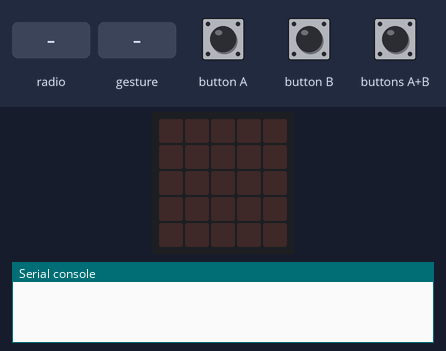
The program below on a simulated BBC micro:bit (MakeCode). Parts: the board's 5×5 LED display, the last lines printed to the serial console. Inputs (shaded band) come from the test bench. Random numbers come from a fixed seed; no radio messages arrive unless stated (any console line starting 'radio sent:' is added by the test bench); a tilt is held for 1.5 s and a shake lasts 1 s, then the board lies face up again.

Above: at 1.2 s.
1.3 s: radio message "1" arrives
At 3.1 s:
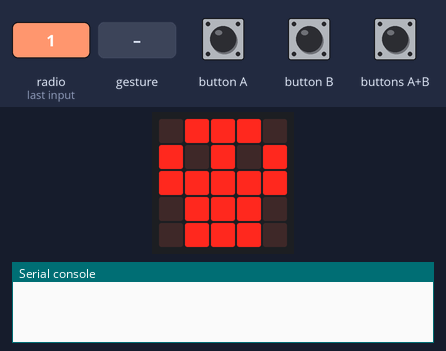
3.4 s: radio message "5" arrives
At 4.7 s:
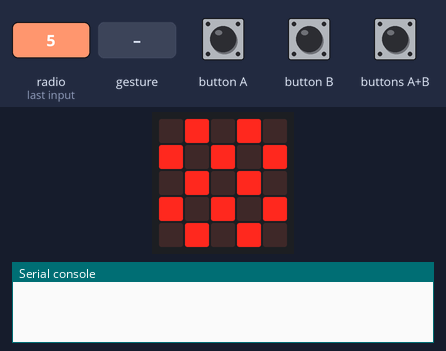
6.4 s: gesture 'shake'
At 8.0 s:
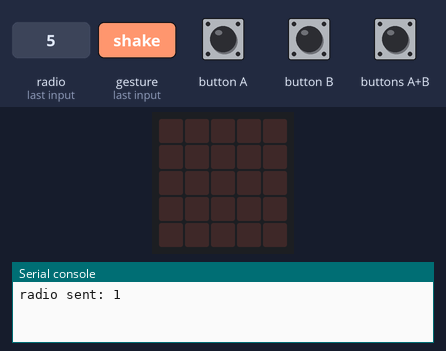
8.3 s: radio message "0" arrives
At 9.7 s:
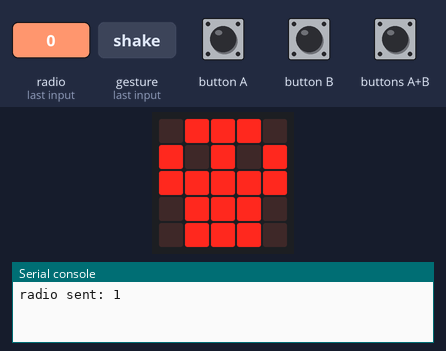
Timing chart, 0 to 10.8 s (numbered marks = the images above; inputs shaded):
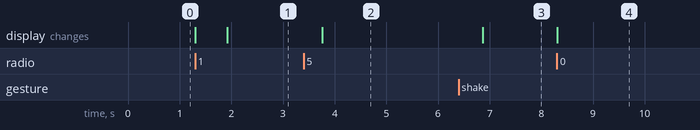

The program:

Hot-Potato.py
```python
def on_received_number(receivedNumber):
    global potato
    potato = receivedNumber
radio.on_received_number(on_received_number)

def on_gesture_shake():
    global potato
    if potato > 0:
        radio.send_number(potato)
        potato = -1
input.on_gesture(Gesture.SHAKE, on_gesture_shake)

def on_button_pressed_ab():
    global potato
    potato = randint(10, 20)
input.on_button_pressed(Button.AB, on_button_pressed_ab)

potato = 0
radio.set_group(1)
potato = -1

def on_forever():
    global potato
    if potato == 0:
        basic.show_icon(IconNames.SKULL)
    if potato < 0:
        basic.clear_screen()
    if potato > 0:
        basic.show_icon(IconNames.CHESSBOARD)
        potato += -1
basic.forever(on_forever)
```

Measured:
- after the input at 1.3 s, the display: first changes at once (image 1 shows a later state)
- after the input at 3.4 s, the display: changes after 0.36 s (image 2)
- after the input at 8.3 s, the display: changes at once (image 4)
